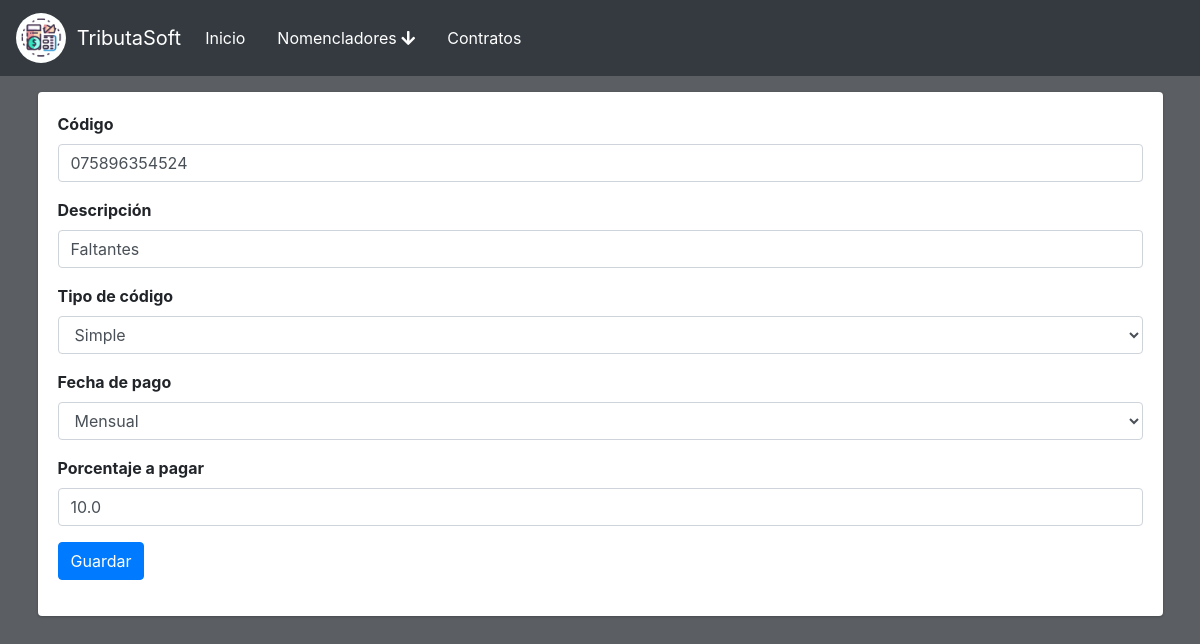
/codigo/edit/simple/1/, run on the app's committed database.
### main.py (models this page shows)
class CodigoSimple(db.Model):
    id = db.Column(db.Integer, primary_key=True, autoincrement=True)
    codigo = db.Column(db.String(50), nullable=False)
    descripcion = db.Column(db.String(200), nullable=False)
    porcentaje = db.Column(db.Float, nullable=True)
    fecha_pago = db.Column(db.String(200), nullable=False)

### main.py (the view, shortened to what this page needs)
@app.route('/codigo/edit/<string:tipo>/<int:id>/', methods=['GET', 'POST'])
def cod_edit(tipo,id):
    s=0
    ps = 0
    pm = 0
    if tipo == 'simple':
        s = db.session.query(CodigoSimple).get_or_404(id)
    elif tipo == 'salario':
        ps = db.session.query(CodigoPagoSalarial).get_or_404(id)
    elif tipo == 'mora':
        pm = db.session.query(CodigoPagoMora).get_or_404(id)
    else:
        pass
    if request.method=='GET':
        if not s==0:
            return render_template('cod_edit.html', tipo=tipo, obj=s)
        elif not ps==0:
            return render_template('cod_edit.html', tipo=tipo, obj=ps)
        elif not pm==0:
            return render_template('cod_edit.html', tipo=tipo, obj=pm)
        else:
            return redirect('/codigo')
    else:
        return render_template('cod_edit.html')

### templates/cod_edit.html (shortened to what this page needs)
{% extends 'base.html' %}
{% block content %}
{% if tipo=='simple' %}
<div class="content">
    <div class="container">
    <div class="row">
    <div class="col-12">
        <div class="card">
            <div class="card-body">
              <form method="post">
                <div class="form-group">
                  <label for="codigo">Código</label>
                  <input type="text" value="{{obj.codigo}}" placeholder="0730122" class="form-control" id="codigo" name="codigo" required>
                </div>
                <div class="form-group">
                    <label for="descripcion">Descripción</label>
                    <input type="text" value="{{obj.descripcion}}" placeholder="Impuesto sobre documentos" class="form-control" id="descripcion" name="descripcion" required>
                  </div>
                <div class="form-group">
                  <label for="tipo">Tipo de código</label>
                  <select class="form-control" id="tipo" name="tipo">
                    <option value="simple">Simple</option>
                  </select>
                </div>
                <div id="campos_simple" style="display: block;">
                  <div class="form-group">
                    <label for="fecha_pago">Fecha de pago</label>
                    <select class="form-control" id="fecha_pago" name="fecha_pago">
                        {%if obj.fecha_pago == 'mensual' %}
                      <option value="mensual">Mensual</option>
                      {% elif obj.fecha_pago == 'Trimestral' %}
                      <option value="trimestral">Trimestral</option>
                      {% else %}
                      <option value="anual">Anual</option>
                      {% endif %}
                    </select>
                  </div>
                  <div class="form-group">
                    <label for="porcentaje">Porcentaje a pagar</label>
                    <input type="number" value ={{obj.porcentaje}} class="form-control" id="porcentaje" name="porcentaje" value="0" min="0" max="100" step="0.1">
                  </div>
                </div>
                <button type="submit" class="btn btn-primary">Guardar</button>
                </form>
            </div>
        </div>
    </div>
    </div>
    </div>
</div>
{% endif %}
{% endblock %}

### templates/base.html (style rules this page uses)
html, body { background-color: rgb(91, 94, 98); }

### data on the page
CodigoSimple: codigo "075896354524", descripcion "Faltantes", fecha_pago "Mensual", porcentaje "10.0"
